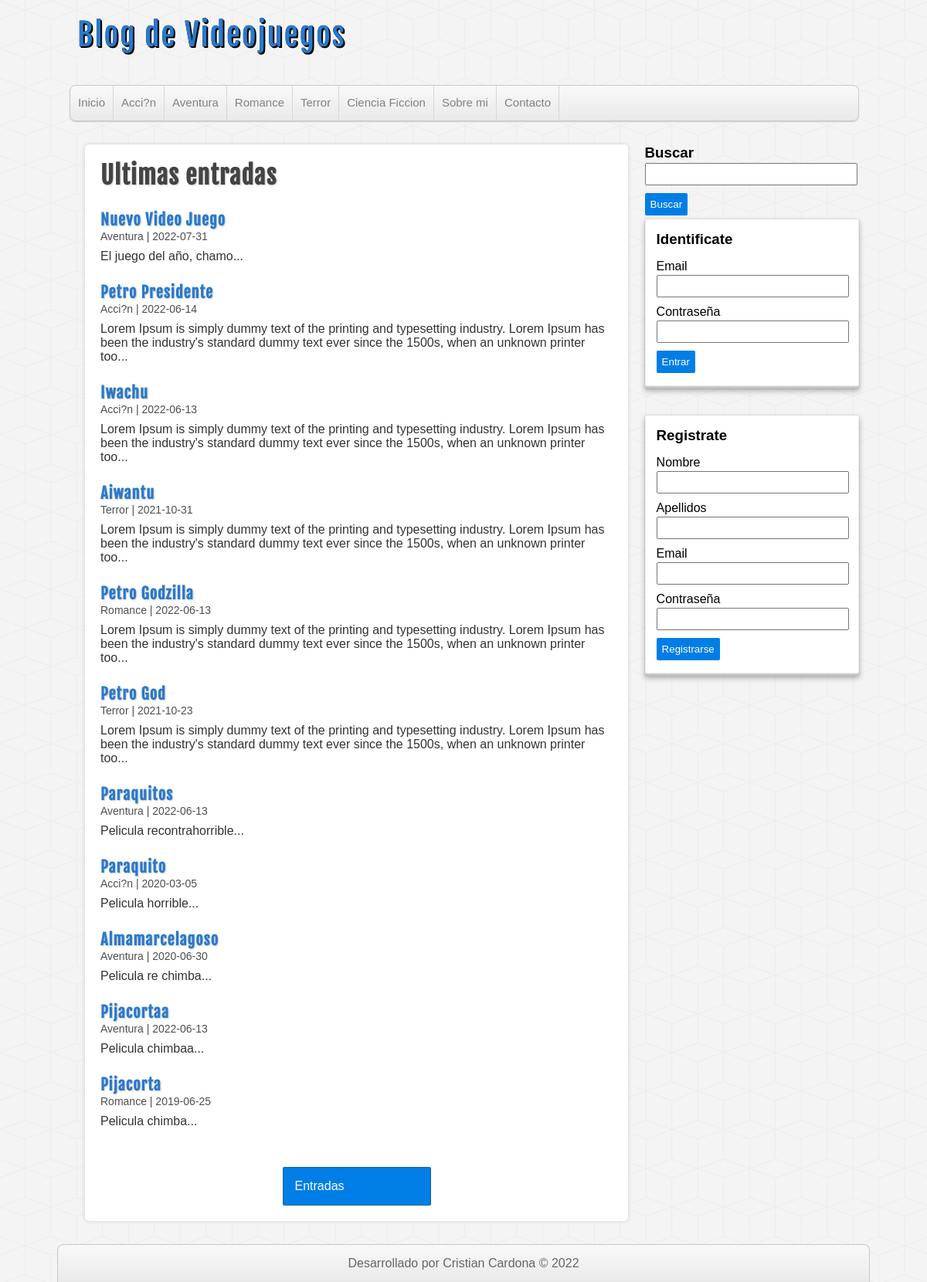
Screenshot of /entradas.php with the database file from the repository.
### tables this page shows
CREATE TABLE `categorias` (
  `id` int(11) NOT NULL,
  `nombre` varchar(100) DEFAULT NULL
);

CREATE TABLE `entradas` (
  `id` int(11) NOT NULL,
  `usuario_id` int(11) NOT NULL,
  `categoria_id` int(11) NOT NULL,
  `titulo` varchar(255) NOT NULL,
  `descripcion` mediumtext DEFAULT NULL,
  `fecha` date NOT NULL
);

### includes/helpers.php (called while the page is built, shortened)
<?php
    function conseguirCategorias($conexion){
        $sql = "SELECT * FROM categorias ORDER BY id ASC";
        $categorias = mysqli_query($conexion,$sql);
        $resultado = array();
        if($categorias && mysqli_num_rows($categorias) >= 1){
            $resultado = $categorias;
        }
        return $resultado;
    }
    function conseguirEntradas($conexion, $limit = false, $categoria = null, $busqueda = null){
        $sql = "SELECT en.*, ca.nombre as 'categoria' FROM entradas en ".
        "INNER JOIN categorias ca ON en.categoria_id = ca.id ";
        $sql .= " ORDER BY en.id DESC ";
        $entradas = mysqli_query($conexion, $sql);
        $resultado = array();
        if($entradas && mysqli_num_rows($entradas) >= 1){
            $resultado = $entradas;
        }
        return $resultado;
    }

### entradas.php (the view)
<?php require_once 'includes/cabecera.php'; ?>
    <div id="contenedor">
    <?php require_once 'includes/lateral.php'; ?>
        <div id="principal">
            <h1>Ultimas entradas</h1>
            <?php
                $entradas = conseguirEntradas($conexion);
                if(!empty($entradas)):
                    while($entrada = mysqli_fetch_assoc($entradas)):
            ?>
                        <article class="entrada">
                            <a href="entrada.php?id=<?=$entrada['id']?>">
                                <h2><?=$entrada['titulo'];?></h2>
                                <span class="fecha"><?=$entrada['categoria']." | ".$entrada['fecha'] ?></span>
                                <p><?=substr($entrada['descripcion'], 0, 180)."...";?></p>
                            </a>
                        </article>
            <?php
                    endwhile;
                endif;
            ?>
            <div id="ver-todas">
                <a href="">Entradas</a>
            </div>
        </div>
    <?php require_once 'includes/pie.php'; ?>
</body>
</html>

### includes/cabecera.php (shortened to what this page needs)
<?php require_once 'includes/conexion.php'; ?>
<?php require_once 'includes/helpers.php'; ?>
<!DOCTYPE html>
<html lang="es">
<head>
    <link rel="stylesheet" href="assets/css/style.css">
</head>
<body>
    <header id="cabecera">
        <div id="logo">
            <a href="index.php">
                Blog de Videojuegos
            </a>
        </div>
        <nav id="menu">
            <ul>
                <li><a href="index.php">Inicio</a></li>
                <?php
                    $categorias = conseguirCategorias($conexion);
                    if(!empty($categorias)):
                        while($categoria = mysqli_fetch_assoc($categorias)):
                ?>
                            <li>
                                <a href="categoria.php?id=<?=$categoria['id']?>"><?=$categoria['nombre']?></a>
                            </li>
                <?php
                        endwhile;
                    endif;
                ?>
                <li><a href="index.php">Sobre mi</a></li>
                <li><a href="index.php">Contacto</a></li>
            </ul>
        </nav>
    </header>

### assets/css/style.css (style rules this page uses)
* { margin: 0px; padding: 0px; font-family: sans-serif, Helvetica, Arial; text-decoration: none; }
body { background: url(../img/cubes.png) #F4F4F4; }
.fecha { color: #4e4e4e; margin-top:5px; font-size: 14px; }
#cabecera { width: 85%; height: auto; background: transparent; margin: 0px auto; }
#logo { float:left; width: 540px; height: 110px; }
#logo a { font-family: "fajala", Helvetica; font-size: 40px; letter-spacing: 2px; color: #2979CD; text-shadow: 0px 0px 0px black, 1px 1px 0px black, 2px 2px 0px black; transition: all 500ms; line-height: 90px; margin-left: 10px; }
#menu { clear: both; width: 100%; height: 45px; background: linear-gradient(to bottom, #f9f9f9 0px, #e9e9e9 100%); border: 1px solid #C9C9C9; border-radius: 8px; box-shadow: 0px 1px 1px #ccc; overflow: hidden; }
#menu ul { list-style: none; }
#menu ul li { float: left; line-height: 44px; border-right: 1px solid #D6D6D6; }
#menu ul li a { display: block; padding-left: 10px; padding-right: 10px; font-size: 15px; color: #838282; }
#contenedor { width: 85%; height: auto; margin: 0px auto; margin-top: 30px; margin-bottom: 30px; }
#principal { float: left; width: 65%; min-height: 572px; background:white; border-radius: 5px; box-shadow: 0px 0px 5px #ccc; margin-left: 20px; padding: 20px; overflow: hidden; }
#principal a { color: #333; }
#principal h1 { font-size: 32px; color: #444; letter-spacing: 1px; text-shadow: 1px 1px 2px #ccc; font-family: "fajala"; }
#principal h2 { font-size: 20px; color: #2979CD; text-shadow: 1px 1px 2px #ccc; letter-spacing: 1px; font-family: "fajala"; margin-top: 25px; }
#principal p { margin-top: 8px; }
#ver-todas a { display: block; border-radius: 2px; padding: 15px; color:white; background: #007ee5; border: 1px solid #156785; cursor:pointer; width: 160px; margin: 0px auto; margin-top:50px; }

### rows the page displays
categorias: nombre "Acci?n"
categorias: nombre "Aventura"
categorias: nombre "Romance"
categorias: nombre "Terror"
categorias: nombre "Ciencia Ficcion"
entradas: titulo "Nuevo Video Juego", categoria.nombre "Aventura", fecha "2022-07-31", descripcion "El juego del año, chamo"
entradas: titulo "Petro Presidente", categoria.nombre "Acci?n", fecha "2022-06-14", descripcion "Lorem Ipsum is simply dummy text of the printing and typesetting industry. Lorem Ipsum has been the industry's standard dummy text ever since the 1500s, when an unknown printer too"
entradas: titulo "Iwachu", categoria.nombre "Acci?n", fecha "2022-06-13", descripcion "Lorem Ipsum is simply dummy text of the printing and typesetting industry. Lorem Ipsum has been the industry's standard dummy text ever since the 1500s, when an unknown printer too"
entradas: titulo "Aiwantu", categoria.nombre "Terror", fecha "2021-10-31", descripcion "Lorem Ipsum is simply dummy text of the printing and typesetting industry. Lorem Ipsum has been the industry's standard dummy text ever since the 1500s, when an unknown printer too"
entradas: titulo "Petro Godzilla", categoria.nombre "Romance", fecha "2022-06-13", descripcion "Lorem Ipsum is simply dummy text of the printing and typesetting industry. Lorem Ipsum has been the industry's standard dummy text ever since the 1500s, when an unknown printer too"
entradas: titulo "Petro God", categoria.nombre "Terror", fecha "2021-10-23", descripcion "Lorem Ipsum is simply dummy text of the printing and typesetting industry. Lorem Ipsum has been the industry's standard dummy text ever since the 1500s, when an unknown printer too"
entradas: titulo "Paraquitos", categoria.nombre "Aventura", fecha "2022-06-13", descripcion "Pelicula recontrahorrible"
entradas: titulo "Paraquito", categoria.nombre "Acci?n", fecha "2020-03-05", descripcion "Pelicula horrible"
entradas: titulo "Almamarcelagoso", categoria.nombre "Aventura", fecha "2020-06-30", descripcion "Pelicula re chimba"
entradas: titulo "Pijacortaa", categoria.nombre "Aventura", fecha "2022-06-13", descripcion "Pelicula chimbaa"
entradas: titulo "Pijacorta", categoria.nombre "Romance", fecha "2019-06-25", descripcion "Pelicula chimba"
